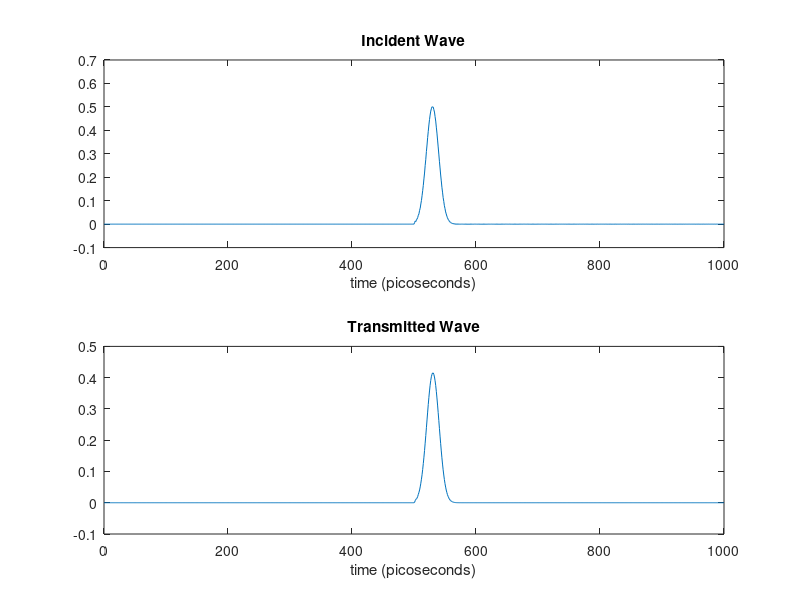
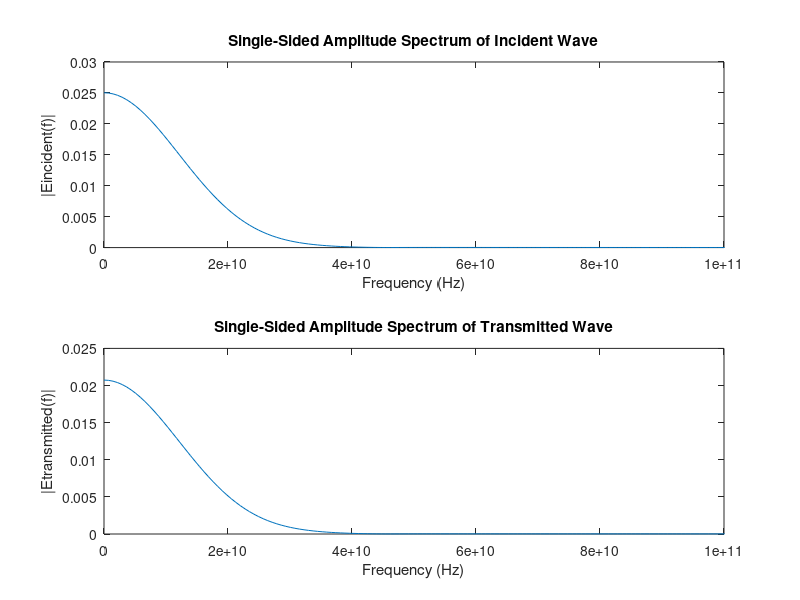
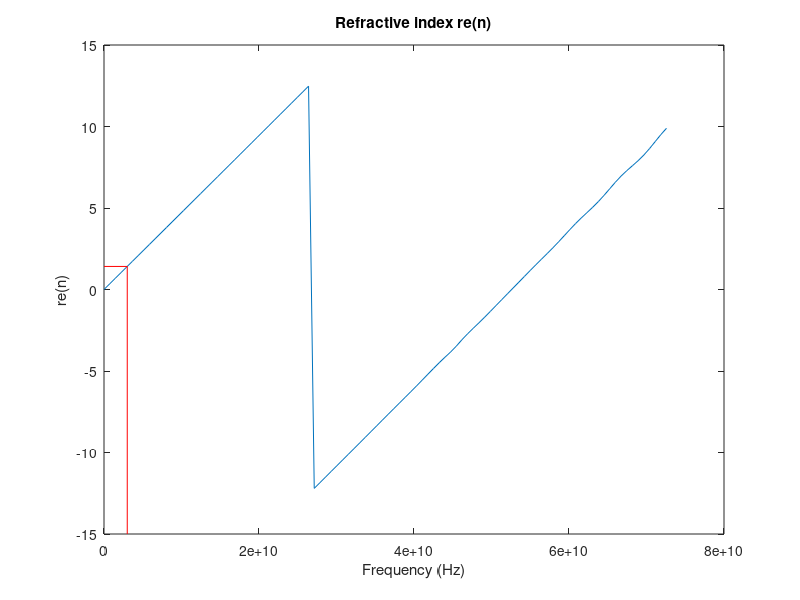

The MATLAB script that drew these images, in order:

clc;
SIZE=1001;
maxTime = 1001;
SourceSelect=1; % 0=Sinosoidal, 1=Gauassian
if (SourceSelect==0)
    maxTime = 5001;
end
%Constants
c=3e8;

% Courant Number (Accuracy) Sc
% ideal Condition --> Sc= c*delt/delx = 1
% f=3Ghz, lambda=c/f=0.1m, for 4 wavelengths, dx=0.4/(maxtime=1000)
PulseWidth=800;
f=3e9;
w=2*pi*f;    % omega
k0=w/c     ; % free space wave number constant
lambda=c/f;
delx=(4*lambda)/SIZE;
% so dt=dx/c=1.333e-12
delt=delx/c;
Sc=c*delt/delx;
epsilonr=1;
mur=1;


% Incident and Refelected Waves Variables
Eincident=0;
Etransmitted=0;
Etemp=zeros(1,maxTime);


% refractive index variables
Z1 = 750;
z1 = Z1*delx;
Z2 = 760;
z2 = Z2*delx;
Exz1 = zeros(maxTime,1); % record Electric field at 750
Exz2 = zeros(maxTime,1); % record electric field at 760
fspan = 100; % Points to plot in frequency domain

for medium= 1:2
    % Temp Variable
    ez=zeros(1,SIZE);
    hy=zeros(1,SIZE-1);
    mm=0;
    ez1q=0;
    ez2q=0;
    ezmq=0;
    ezm1q=0;
    % Medium Specifications
    mu=1.2566e-006*ones(1,SIZE);   %permeability of free sapce
    if medium==1
        epsilon=8.8542e-012*ones(1,SIZE); % free space
    else
        epsilon=[8.8542e-012*ones(1,SIZE-500) 1.7708e-011*ones(1,500)]; % half medium
    end
    for qTime = 1:(maxTime-1)
%        Update Magnetic field
    	for  mm = 1:(SIZE-1)
            hy(mm) = hy(mm) + (ez(mm + 1) - ez(mm)) * (delt/(delx*mu(mm)));
        end
%         Update Electrical filed
        for mm = 2:(SIZE-1)
            ez(mm) = ez(mm) + (hy(mm) - hy(mm - 1)) * (delt/(delx*epsilon(mm))) ;
        end
        Etemp(qTime)= ez(SIZE-498); %just after boundary of medium
        if SourceSelect==0
%         Source node (hard coded)
		    ez(2) = ez(2)+ (sin(2*pi*(qTime)*f*delt)*Sc);
		else
		    ez(2) = ez(2)+exp(-(qTime - 30) * (qTime - 30) / (PulseWidth./4));
		end
%         Absorbing Boundary Conditions
        ez(1)=ez2q+(ez(2)-ez1q)*(((Sc/(mur*(epsilonr))^0.5)-1)/((Sc/(mur*(epsilonr))^0.5)+1));
        ez(SIZE)=ezm1q+(ez(SIZE-1)-ezmq)*(((Sc/(mur*(epsilonr))^0.5)-1)/((Sc/(mur*(epsilonr))^0.5)+1));
%         Saving q-1 (pervious step time values) for boundary Conditions
		ez2q=ez(2);
		ez1q=ez(1);
		ezmq=ez(SIZE);
		ezm1q=ez(SIZE-1);
%         Plotting
%         figure(1);
%         subplot(2,1,1);
%         plot(1:SIZE,ez);
%         title('Electirc Component');
%         xlim([0 SIZE]);
%         ylim([-1.2 1.2]);
%         if medium==2
%             line([SIZE-500 SIZE-500],[-1.2 1.2],'Color','Red') % Medium slab line
%         end
%         subplot(2,1,2);
%         plot(1:SIZE-1,hy);
%         title('Magnetic Component');
%         xlim([0 SIZE]);
%         ylim([-0.005 0.005]);
%         if medium==2
%         line([SIZE-500 SIZE-500],[-0.005 0.005],'Color','Red') % Medium slab line
%         end
          Exz1(qTime)=ez(Z1);
          Exz2(qTime)=ez(Z2);
    end
    if medium==1
        Eincident=Etemp;
    else
        Etransmitted=Etemp;
    end
end
% Frequency Domain Analysis
Fs=1/delt;   %Sampling Frequency
T=1/Fs;      %Sample Time
L=maxTime;      %Length of Signal
time=(0:L-1)*T;    %Time Vector
figure(2);
subplot(2,1,1);
plot(Fs*time,Eincident)
title('Incident Wave');
xlabel('time (picoseconds)')
subplot(2,1,2);
plot(Fs*time,Etransmitted);
title('Transmitted Wave');
xlabel('time (picoseconds)')
% Fourrier Domain
NFFT = 2^nextpow2(L); % Next power of 2 from length of y
FEincident = fft(Eincident,NFFT)/L;
FEtransmitted = fft(Etransmitted,NFFT)/L;
f = Fs/2*linspace(0,1,NFFT/2+1);          %frequency scaling
% Plot single-sided amplitude spectrum.
figure(3);
subplot(2,1,1);
plot(f,2*abs(FEincident(1:NFFT/2+1))) 
xlim([0 1e11]);
% ylim([0 0.5]);
title('Single-Sided Amplitude Spectrum of Incident Wave')
xlabel('Frequency (Hz)')
ylabel('|Eincident(f)|')
subplot(2,1,2);
plot(f,2*abs(FEtransmitted(1:NFFT/2+1)))
xlim([0 1e11]);
% ylim([0 0.5]);
title('Single-Sided Amplitude Spectrum of Transmitted Wave')
xlabel('Frequency (Hz)')
ylabel('|Etransmitted(f)|')

cTransmitted=FEtransmitted/FEincident
cReflected=1-cTransmitted
eta1=sqrt(1/1);
eta2=sqrt(2/1);
Gamma=(eta2-eta1)/(eta2+eta1)


% eq 33
EXZ1 = fft(Exz1,NFFT)/L;
EXZ2 = fft(Exz2,NFFT)/L;

nFDTD = (1/(1i*k0*(z1-z2))).*log(EXZ2(1:NFFT/2+1)./EXZ1(1:NFFT/2+1));
figure(4);
plot(f(1:fspan), real(nFDTD(1:fspan)));
title('Refractive index re(n)');
xlabel('Frequency (Hz)');
ylabel('re(n)');
line([3e9 3e9],[-15 1.415],'Color','Red')
line([0e9 3e9],[1.415 1.415],'Color','Red')

% ReferectiveIndex=(1/(k0*(760-750)*i))*log(FEtransmitted(760)/FEtransmitted(750))